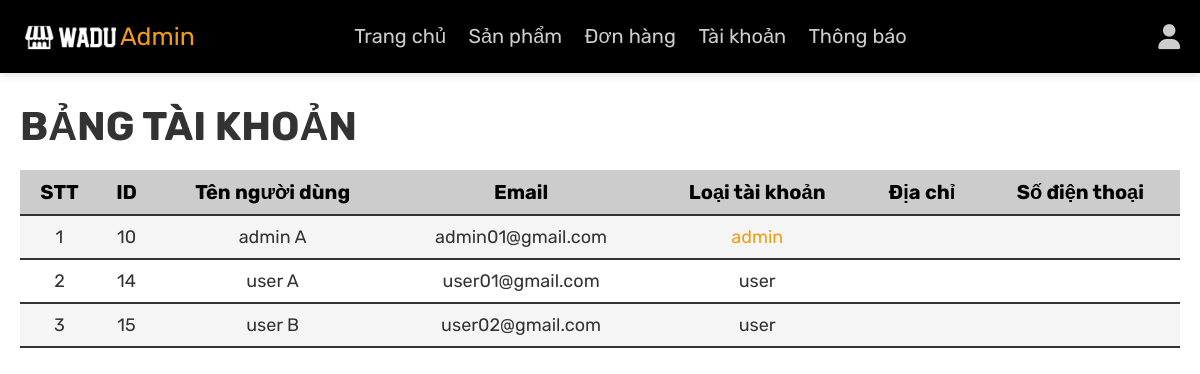
The app's page /admin_users.php (signed in) with its own data.
### tables this page shows
CREATE TABLE `users` (
  `id` int(100) NOT NULL,
  `name` varchar(100) NOT NULL,
  `email` varchar(100) NOT NULL,
  `password` varchar(100) NOT NULL,
  `user_type` varchar(20) NOT NULL DEFAULT 'user'
);

### admin_users.php (the view, shortened to what this page needs)
<?php
@include 'config.php';
?>
<!DOCTYPE html>
<html lang="en">
<head>
   <link rel="stylesheet" href="https://cdnjs.cloudflare.com/ajax/libs/font-awesome/6.0.0/css/all.min.css">
   <link rel="stylesheet" href="css/admin_style.css">
</head>
<body>
<?php @include 'admin_header.php'; ?>
<section class="users show-products">
   <h1 class="title">Bảng tài khoản</h1>
   <table class="users-table products-table">
      <tr>
         <th>STT</th>
         <th>ID</th>
         <th>Tên người dùng</th>
         <th>Email</th>
         <th>Loại tài khoản</th>
         <th>Địa chỉ</th>
         <th>Số điện thoại</th>
      </tr>
      <?php
      $select_users = mysqli_query($conn, "SELECT * FROM `users`") or die('query failed');
      if(mysqli_num_rows($select_users) > 0){
         $i = 1;
         while($fetch_users = mysqli_fetch_assoc($select_users)){
      ?>
      <tr>
         <td><?php echo $i; ?></td>
         <td><?php echo $fetch_users['id']; ?></td>
         <td><?php echo $fetch_users['name']; ?></td>
         <td><?php echo $fetch_users['email']; ?></td>
         <td><span style="color:<?php if($fetch_users['user_type'] == 'admin'){ echo 'var(--orange)'; }; ?>"><?php echo $fetch_users['user_type']; ?></span></td>
         <td><?php echo $fetch_users['address']; ?></td>
         <td><?php echo $fetch_users['number']; ?></td>
      </tr>
      <?php
         $i++;
         }
      }
      ?>
   </table>
</section>
</body>
</html>

### css/admin_style.css (style rules this page uses)
:root { --pink:#ebc105; --red:#c0392b; --orange:#f39c12; --black-origin:#000; --black:#333; --white:#fff; --light-color:#666; --light-white:#ccc; --light-bg:#f5f5f5; --border:.2rem solid var(--black); --box-shadow: rgba(99, 99, 99, 0.2) 0px 2px 8px 0px; }
* { font-family: 'Rubik', sans-serif; margin:0; padding:0; box-sizing: border-box; outline: none; border:none; text-decoration: none; transition:all .2s linear; }
html { font-size: 62.5%; overflow-x: hidden; scroll-behavior: smooth; scroll-padding-top: 6.5rem; }
table { border-collapse: collapse; border-spacing: 0; width: 100%; text-align: center; position: relative; }
tbody tr { font-size: 1.6rem; }
tr:nth-child(2n) { background-color: #f5f5f5; }
tr { border-bottom: 1px solid #e0e0e0; }
td { padding-top: 5px; padding-bottom: 20px; }
section { padding:3rem 2rem; }
.title { display: flex; justify-content: space-between; align-items: center; margin-bottom: 2rem; color:var(--black); text-transform: uppercase; font-size: 4rem; }
.show-products { max-width: 120rem; margin: 0 auto; }
.show-products .products-table { position: relative; width: 100%; text-align: center; }
.show-products .products-table th { padding: 1rem; font-size: 2rem; background-color: var(--light-white); border-bottom: var(--border); }
.show-products .products-table td { padding: 1rem; font-size: 1.8rem; color: var(--black); border-bottom: var(--border); }

### records on screen
users: id "10", name "admin A", email "admin01@gmail.com", user_type "admin"
users: id "14", name "user A", email "user01@gmail.com", user_type "user"
users: id "15", name "user B", email "user02@gmail.com", user_type "user"
